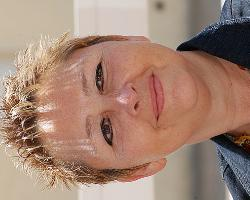
#> input picture csc181/assignments/4_images/tyler_scott/images/aawoxby.jpg, 250 x 200 px; its folder holds only this picture in this run
$ python manipulate_images.py
#> lines starting #> are read from the running program, lines starting #| are printed output that depends on the picture
from PIL import Image
import os
import sys

#Setup Paths
file_path = os.path.dirname(os.path.realpath(__file__))
source_path = os.path.join(file_path, 'images')
dest_path = os.path.join(file_path, 'new_images')

#Create a directory if it doesn't exist
if not os.path.isdir(dest_path):
    print("Creating folder: {}".format(dest_path))
    os.makedirs(dest_path)

#Rename in Bulk
files = os.listdir(source_path)
for index, file in enumerate(files):

    #Loading the image
    image = Image.open(os.path.join(source_path, file))
#> image is the input picture: PIL image 250x200 RGB; mean R, G, B 163.4, 132, 116

    #Rotating the Image
    image = image.rotate(-90)
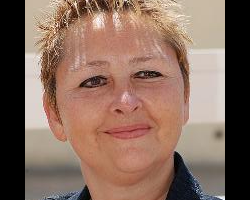
#> image: PIL image 250x200 RGB; mean R, G, B 135, 107.2, 93.5

    #Grayscale the image
    image =  image.convert('LA')
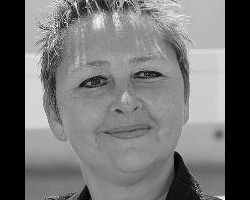
#> image: PIL image 250x200 LA; mean R, G, B, A 114, 114, 114, 255

    #Crop image
    left = 25
    top = 0
    right = 225
    bottom = 200
    image = image.crop((left, top, right, bottom))
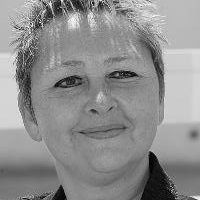
#> image: PIL image 200x200 LA; mean R, G, B, A 142.4, 142.4, 142.4, 255

    #Resize image
    width, height = image.size
#> width = 200; height = 200
    newsize = (75, 75)
    image = image.resize(newsize)
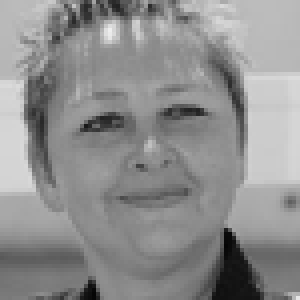
#> image: PIL image 75x75 LA (shown 4 times larger); mean R, G, B, A 142.4, 142.4, 142.4, 255

    #Save the resulting image
    image.save(os.path.join(dest_path,  'pic' + str(f"{index:04d}" + '.png')))

$ run again, on csc181/assignments/4_images/tyler_scott/images/kbylbo.jpg
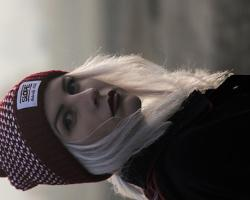
#> input picture csc181/assignments/4_images/tyler_scott/images/kbylbo.jpg, 250 x 200 px
#> image is the input picture: PIL image 250x200 RGB; mean R, G, B 91, 85.2, 83.1
#> `image = image.rotate(-90)`:
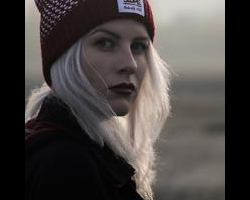
#> image: PIL image 250x200 RGB; mean R, G, B 73.2, 68.4, 66.3
#> `image = image.resize(newsize)`:
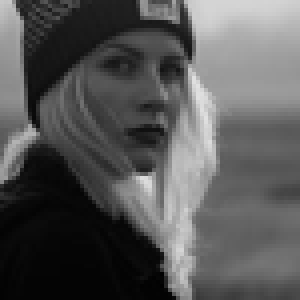
#> image: PIL image 75x75 LA (shown 4 times larger); mean R, G, B, A 87, 87, 87, 255

$ run again, on csc181/assignments/4_images/tyler_scott/images/kiimrnok.jpg
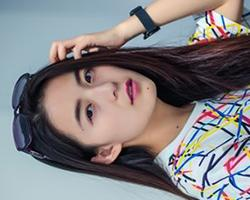
#> input picture csc181/assignments/4_images/tyler_scott/images/kiimrnok.jpg, 250 x 200 px
#> image is the input picture: PIL image 250x200 RGB; mean R, G, B 131.3, 127.3, 129.8
#> `image =  image.convert('LA')`:
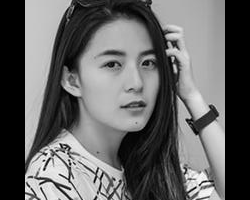
#> image: PIL image 250x200 LA; mean R, G, B, A 101, 101, 101, 255
#> `image = image.resize(newsize)`:
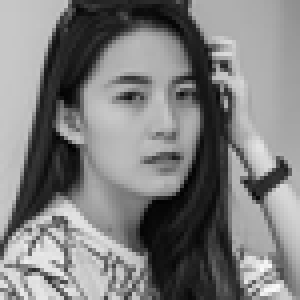
#> image: PIL image 75x75 LA (shown 4 times larger); mean R, G, B, A 126.2, 126.2, 126.2, 255

$ run again, on csc181/assignments/4_images/tyler_scott/images/akrnqkl.jpg
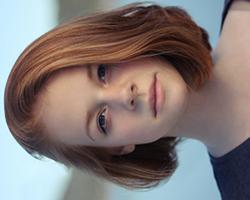
#> input picture csc181/assignments/4_images/tyler_scott/images/akrnqkl.jpg, 250 x 200 px
#> image is the input picture: PIL image 250x200 RGB; mean R, G, B 130.7, 119.8, 117.9
#> `image =  image.convert('LA')`:
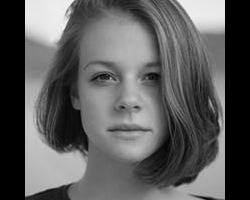
#> image: PIL image 250x200 LA; mean R, G, B, A 92.3, 92.3, 92.3, 255
#> `image = image.resize(newsize)`:
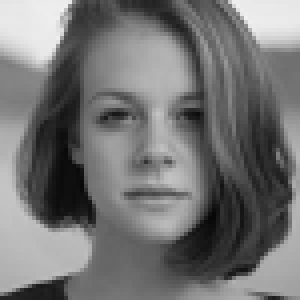
#> image: PIL image 75x75 LA (shown 4 times larger); mean R, G, B, A 115.3, 115.3, 115.3, 255
